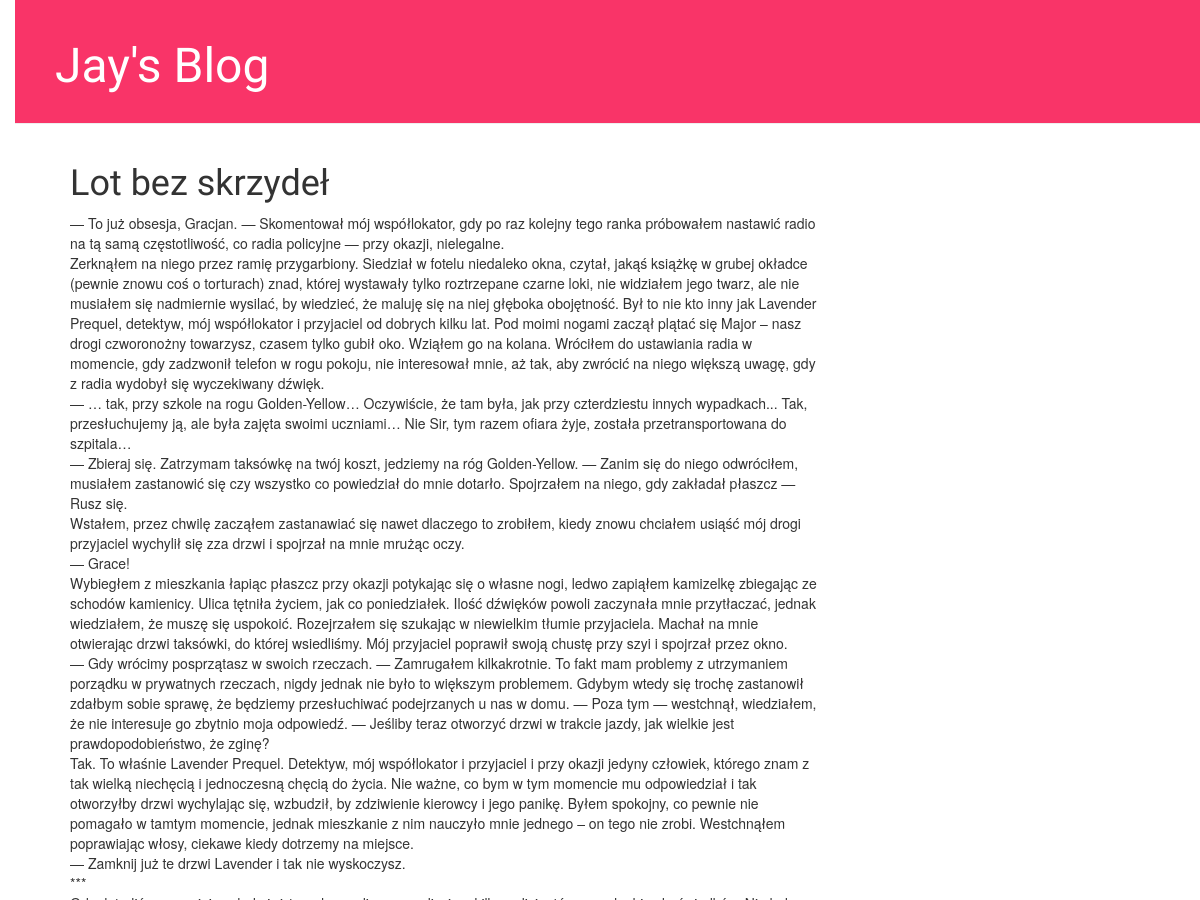
/post/5/ (upper part), run on an earlier commit of the app's database.
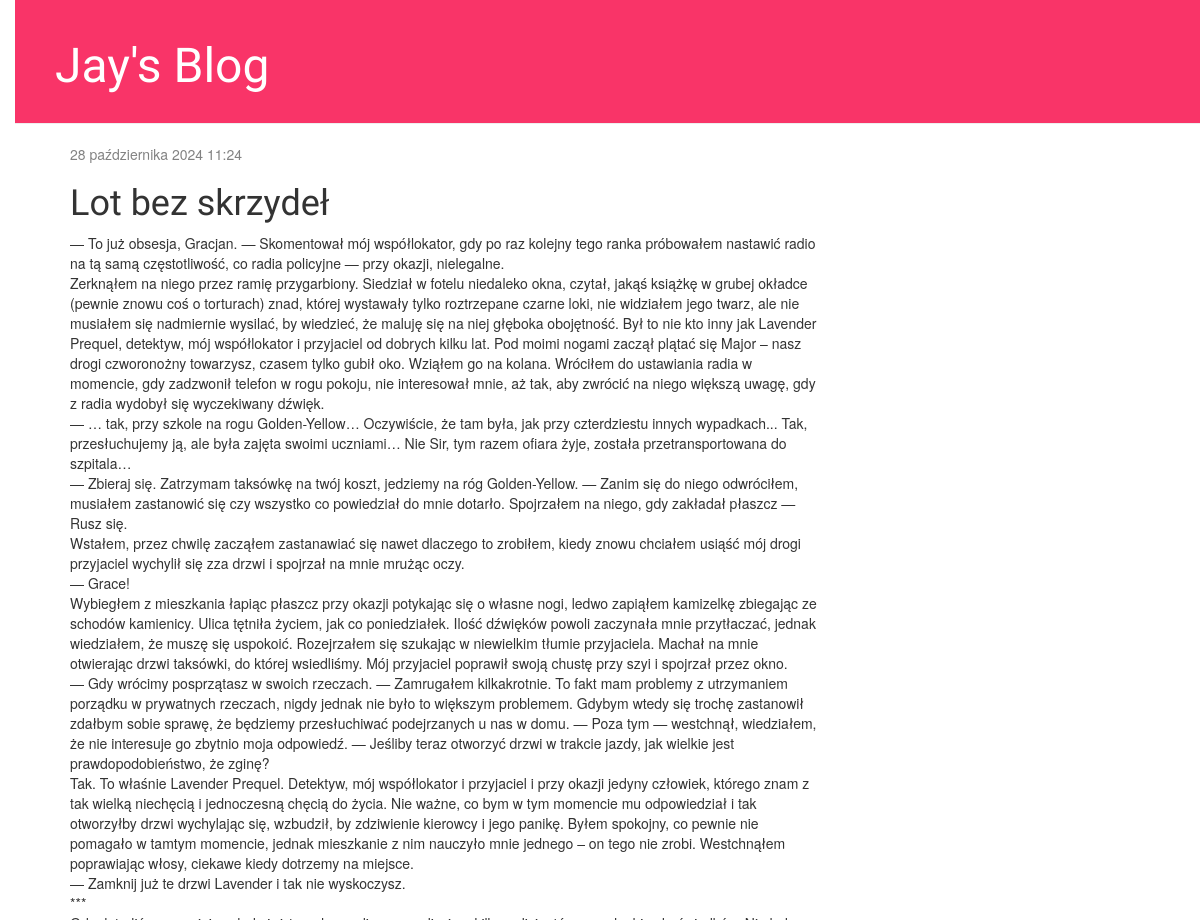
And on a later commit of the database.
### blog/models.py (models this page shows, shortened)
class Post(models.Model):
    author = models.ForeignKey(settings.AUTH_USER_MODEL, on_delete=models.CASCADE)
    title = models.CharField(max_length=200)
    text = models.TextField()
    created_date = models.DateTimeField(
            default=timezone.now)
    published_date = models.DateTimeField(
            blank=True, null=True)

### blog/views.py (the view)
# urls.py: path('post/<int:pk>/', views.post_detail, name='post_detail'),
def post_detail(request, pk):
    post = get_object_or_404(Post, pk=pk)
    return render(request, 'blog/post_detail.html', {'post': post})

### blog/templates/blog/post_detail.html (shortened to what this page needs)
{% extends 'blog/base.html' %}
{% block content %}
    <div class="post">
        {% if post.published_date %}
            <div class="date">
                {{ post.published_date }}
            </div>
        {% endif %}
        <h1>{{ post.title }}</h1>
        <p>{{ post.text|linebreaksbr }}</p>
    </div>
{% endblock %}

What changed in the data, as far as the page shows it:
changed Post "Lot bez skrzydeł": published_date (not shown) → "28 października 2024 11:24"
